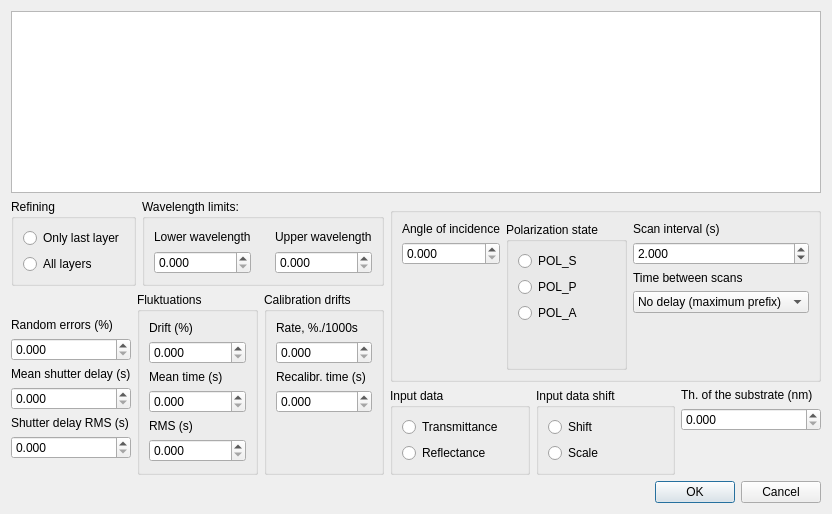
<?xml version="1.0" encoding="UTF-8"?>
<ui version="4.0">
 <class>SimulationParametersDialog</class>
 <widget class="QDialog" name="SimulationParametersDialog">
  <property name="geometry">
   <rect>
    <x>0</x>
    <y>0</y>
    <width>806</width>
    <height>514</height>
   </rect>
  </property>
  <property name="windowTitle">
   <string>Simulation Parameters</string>
  </property>
  <layout class="QVBoxLayout" name="verticalLayout_13" stretch="255,1,1">
   <item>
    <widget class="QTableView" name="tableView"/>
   </item>
   <item>
    <layout class="QHBoxLayout" name="horizontalLayout_5">
     <item>
      <layout class="QVBoxLayout" name="verticalLayout_11">
       <item>
        <layout class="QHBoxLayout" name="horizontalLayout_3">
         <item>
          <widget class="QGroupBox" name="groupBoxRefining">
           <property name="title">
            <string>Refining</string>
           </property>
           <layout class="QVBoxLayout" name="verticalLayout">
            <item>
             <widget class="QRadioButton" name="radioButtonRefiningLastLayer">
              <property name="text">
               <string>Only last layer</string>
              </property>
             </widget>
            </item>
            <item>
             <widget class="QRadioButton" name="radioButtonRefiningAllLayers">
              <property name="text">
               <string>All layers</string>
              </property>
             </widget>
            </item>
           </layout>
          </widget>
         </item>
         <item>
          <widget class="QGroupBox" name="groupBox_2">
           <property name="title">
            <string>Wavelength limits:</string>
           </property>
           <layout class="QGridLayout" name="gridLayout">
            <property name="horizontalSpacing">
             <number>24</number>
            </property>
            <item row="0" column="1">
             <widget class="QLabel" name="label_2">
              <property name="text">
               <string>Upper wavelength</string>
              </property>
             </widget>
            </item>
            <item row="1" column="0">
             <widget class="QDoubleSpinBox" name="doubleSpinBoxWavelengthLimitsLower">
              <property name="decimals">
               <number>3</number>
              </property>
             </widget>
            </item>
            <item row="0" column="0">
             <widget class="QLabel" name="label">
              <property name="text">
               <string>Lower wavelength</string>
              </property>
             </widget>
            </item>
            <item row="1" column="1">
             <widget class="QDoubleSpinBox" name="doubleSpinBoxWavelengthLimitsUpper">
              <property name="decimals">
               <number>3</number>
              </property>
             </widget>
            </item>
           </layout>
          </widget>
         </item>
        </layout>
       </item>
       <item>
        <layout class="QHBoxLayout" name="horizontalLayout_2">
         <item>
          <layout class="QVBoxLayout" name="verticalLayout_7">
           <property name="topMargin">
            <number>26</number>
           </property>
           <property name="bottomMargin">
            <number>16</number>
           </property>
           <item>
            <widget class="QLabel" name="label_3">
             <property name="text">
              <string>Random errors (%)</string>
             </property>
            </widget>
           </item>
           <item>
            <widget class="QDoubleSpinBox" name="doubleSpinBoxRandomErrors">
             <property name="decimals">
              <number>3</number>
             </property>
             <property name="maximum">
              <double>100.000000000000000</double>
             </property>
            </widget>
           </item>
           <item>
            <widget class="QLabel" name="label_4">
             <property name="text">
              <string>Mean shutter delay (s)</string>
             </property>
            </widget>
           </item>
           <item>
            <widget class="QDoubleSpinBox" name="doubleSpinBoxMeanShutterDelay">
             <property name="decimals">
              <number>3</number>
             </property>
            </widget>
           </item>
           <item>
            <widget class="QLabel" name="label_5">
             <property name="text">
              <string>Shutter delay RMS (s)</string>
             </property>
            </widget>
           </item>
           <item>
            <widget class="QDoubleSpinBox" name="doubleSpinBoxShutterDelayRMS">
             <property name="decimals">
              <number>3</number>
             </property>
            </widget>
           </item>
          </layout>
         </item>
         <item>
          <widget class="QGroupBox" name="groupBox_3">
           <property name="title">
            <string>Fluktuations</string>
           </property>
           <layout class="QVBoxLayout" name="verticalLayout_3">
            <item>
             <widget class="QLabel" name="label_6">
              <property name="text">
               <string>Drift (%)</string>
              </property>
             </widget>
            </item>
            <item>
             <widget class="QDoubleSpinBox" name="doubleSpinBoxFluktuationsDrift">
              <property name="decimals">
               <number>3</number>
              </property>
              <property name="maximum">
               <double>100.000000000000000</double>
              </property>
             </widget>
            </item>
            <item>
             <widget class="QLabel" name="label_7">
              <property name="text">
               <string>Mean time (s)</string>
              </property>
             </widget>
            </item>
            <item>
             <widget class="QDoubleSpinBox" name="doubleSpinBoxFluktuationsMeanTime">
              <property name="decimals">
               <number>3</number>
              </property>
             </widget>
            </item>
            <item>
             <widget class="QLabel" name="label_8">
              <property name="text">
               <string>RMS (s)</string>
              </property>
             </widget>
            </item>
            <item>
             <widget class="QDoubleSpinBox" name="doubleSpinBoxFluktuationsRMS">
              <property name="decimals">
               <number>3</number>
              </property>
             </widget>
            </item>
            <item>
             <spacer name="verticalSpacer_2">
              <property name="orientation">
               <enum>Qt::Vertical</enum>
              </property>
              <property name="sizeHint" stdset="0">
               <size>
                <width>20</width>
                <height>0</height>
               </size>
              </property>
             </spacer>
            </item>
           </layout>
          </widget>
         </item>
         <item>
          <widget class="QGroupBox" name="groupBox_4">
           <property name="title">
            <string>Calibration drifts</string>
           </property>
           <layout class="QVBoxLayout" name="verticalLayout_2">
            <item>
             <widget class="QLabel" name="label_9">
              <property name="text">
               <string>Rate, %./1000s</string>
              </property>
             </widget>
            </item>
            <item>
             <widget class="QDoubleSpinBox" name="doubleSpinBoxCalibrationDriftsRate">
              <property name="decimals">
               <number>3</number>
              </property>
             </widget>
            </item>
            <item>
             <widget class="QLabel" name="label_10">
              <property name="text">
               <string>Recalibr. time (s)</string>
              </property>
             </widget>
            </item>
            <item>
             <widget class="QDoubleSpinBox" name="doubleSpinBoxCalibrationDriftsRecalibrTime">
              <property name="decimals">
               <number>3</number>
              </property>
             </widget>
            </item>
            <item>
             <spacer name="verticalSpacer">
              <property name="orientation">
               <enum>Qt::Vertical</enum>
              </property>
              <property name="sizeHint" stdset="0">
               <size>
                <width>20</width>
                <height>46</height>
               </size>
              </property>
             </spacer>
            </item>
           </layout>
          </widget>
         </item>
        </layout>
       </item>
      </layout>
     </item>
     <item>
      <layout class="QVBoxLayout" name="verticalLayout_12">
       <property name="topMargin">
        <number>8</number>
       </property>
       <item>
        <widget class="QGroupBox" name="groupBox_5">
         <property name="title">
          <string/>
         </property>
         <layout class="QHBoxLayout" name="horizontalLayout">
          <item>
           <layout class="QVBoxLayout" name="verticalLayout_6">
            <item>
             <widget class="QLabel" name="label_11">
              <property name="text">
               <string>Angle of incidence</string>
              </property>
             </widget>
            </item>
            <item>
             <widget class="QDoubleSpinBox" name="doubleSpinBoxAngleOfIncidence">
              <property name="decimals">
               <number>3</number>
              </property>
              <property name="maximum">
               <double>89.998999999999995</double>
              </property>
             </widget>
            </item>
            <item>
             <spacer name="verticalSpacer_3">
              <property name="orientation">
               <enum>Qt::Vertical</enum>
              </property>
              <property name="sizeHint" stdset="0">
               <size>
                <width>20</width>
                <height>40</height>
               </size>
              </property>
             </spacer>
            </item>
           </layout>
          </item>
          <item>
           <widget class="QGroupBox" name="groupBox_6">
            <property name="title">
             <string>Polarization state</string>
            </property>
            <property name="flat">
             <bool>false</bool>
            </property>
            <layout class="QVBoxLayout" name="verticalLayout_4">
             <item>
              <widget class="QRadioButton" name="radioButtonPOL_S">
               <property name="text">
                <string>POL_S</string>
               </property>
              </widget>
             </item>
             <item>
              <widget class="QRadioButton" name="radioButtonPOL_P">
               <property name="text">
                <string>POL_P</string>
               </property>
              </widget>
             </item>
             <item>
              <widget class="QRadioButton" name="radioButtonPOL_A">
               <property name="text">
                <string>POL_A</string>
               </property>
              </widget>
             </item>
             <item>
              <spacer name="verticalSpacer_5">
               <property name="orientation">
                <enum>Qt::Vertical</enum>
               </property>
               <property name="sizeHint" stdset="0">
                <size>
                 <width>20</width>
                 <height>40</height>
                </size>
               </property>
              </spacer>
             </item>
            </layout>
           </widget>
          </item>
          <item>
           <layout class="QVBoxLayout" name="verticalLayout_5">
            <item>
             <widget class="QLabel" name="label_12">
              <property name="text">
               <string>Scan interval (s)</string>
              </property>
             </widget>
            </item>
            <item>
             <widget class="QDoubleSpinBox" name="doubleSpinBoxScanInterval">
              <property name="decimals">
               <number>3</number>
              </property>
              <property name="value">
               <double>2.000000000000000</double>
              </property>
             </widget>
            </item>
            <item>
             <widget class="QLabel" name="label_13">
              <property name="text">
               <string>Time between scans</string>
              </property>
             </widget>
            </item>
            <item>
             <widget class="QComboBox" name="comboBoxTimeBetweenScans">
              <property name="currentIndex">
               <number>6</number>
              </property>
              <item>
               <property name="text">
                <string>Normal</string>
               </property>
              </item>
              <item>
               <property name="text">
                <string>Normal / 2</string>
               </property>
              </item>
              <item>
               <property name="text">
                <string>Normal / 4</string>
               </property>
              </item>
              <item>
               <property name="text">
                <string>Normal / 8</string>
               </property>
              </item>
              <item>
               <property name="text">
                <string>Normal / 16</string>
               </property>
              </item>
              <item>
               <property name="text">
                <string>Normal / 32</string>
               </property>
              </item>
              <item>
               <property name="text">
                <string>No delay (maximum prefix)</string>
               </property>
              </item>
             </widget>
            </item>
            <item>
             <spacer name="verticalSpacer_4">
              <property name="orientation">
               <enum>Qt::Vertical</enum>
              </property>
              <property name="sizeHint" stdset="0">
               <size>
                <width>20</width>
                <height>40</height>
               </size>
              </property>
             </spacer>
            </item>
           </layout>
          </item>
         </layout>
        </widget>
       </item>
       <item>
        <layout class="QHBoxLayout" name="horizontalLayout_4">
         <item>
          <widget class="QGroupBox" name="groupBox_7">
           <property name="title">
            <string>Input data</string>
           </property>
           <layout class="QVBoxLayout" name="verticalLayout_9">
            <item>
             <widget class="QRadioButton" name="radioButtonInputData_Transmittance">
              <property name="text">
               <string>Transmittance</string>
              </property>
             </widget>
            </item>
            <item>
             <widget class="QRadioButton" name="radioButtonInputData_Reflectance">
              <property name="text">
               <string>Reflectance</string>
              </property>
             </widget>
            </item>
           </layout>
          </widget>
         </item>
         <item>
          <widget class="QGroupBox" name="groupBox_8">
           <property name="title">
            <string>Input data shift</string>
           </property>
           <layout class="QVBoxLayout" name="verticalLayout_10">
            <item>
             <widget class="QRadioButton" name="radioButtonInputDataShift_Shift">
              <property name="text">
               <string>Shift</string>
              </property>
             </widget>
            </item>
            <item>
             <widget class="QRadioButton" name="radioButtonInputDataShift_Scale">
              <property name="text">
               <string>Scale</string>
              </property>
             </widget>
            </item>
           </layout>
          </widget>
         </item>
         <item>
          <layout class="QVBoxLayout" name="verticalLayout_8">
           <item>
            <widget class="QLabel" name="label_14">
             <property name="text">
              <string>Th. of the substrate (nm)</string>
             </property>
            </widget>
           </item>
           <item>
            <widget class="QDoubleSpinBox" name="doubleSpinBoxThOfTheSubstrate">
             <property name="decimals">
              <number>3</number>
             </property>
            </widget>
           </item>
           <item>
            <spacer name="verticalSpacer_7">
             <property name="orientation">
              <enum>Qt::Vertical</enum>
             </property>
             <property name="sizeHint" stdset="0">
              <size>
               <width>20</width>
               <height>40</height>
              </size>
             </property>
            </spacer>
           </item>
          </layout>
         </item>
        </layout>
       </item>
      </layout>
     </item>
    </layout>
   </item>
   <item>
    <widget class="QDialogButtonBox" name="buttonBox">
     <property name="orientation">
      <enum>Qt::Horizontal</enum>
     </property>
     <property name="standardButtons">
      <set>QDialogButtonBox::Cancel|QDialogButtonBox::Ok</set>
     </property>
    </widget>
   </item>
  </layout>
 </widget>
 <resources/>
 <connections>
  <connection>
   <sender>buttonBox</sender>
   <signal>accepted()</signal>
   <receiver>SimulationParametersDialog</receiver>
   <slot>accept()</slot>
   <hints>
    <hint type="sourcelabel">
     <x>248</x>
     <y>254</y>
    </hint>
    <hint type="destinationlabel">
     <x>157</x>
     <y>274</y>
    </hint>
   </hints>
  </connection>
  <connection>
   <sender>buttonBox</sender>
   <signal>rejected()</signal>
   <receiver>SimulationParametersDialog</receiver>
   <slot>reject()</slot>
   <hints>
    <hint type="sourcelabel">
     <x>316</x>
     <y>260</y>
    </hint>
    <hint type="destinationlabel">
     <x>286</x>
     <y>274</y>
    </hint>
   </hints>
  </connection>
 </connections>
</ui>
